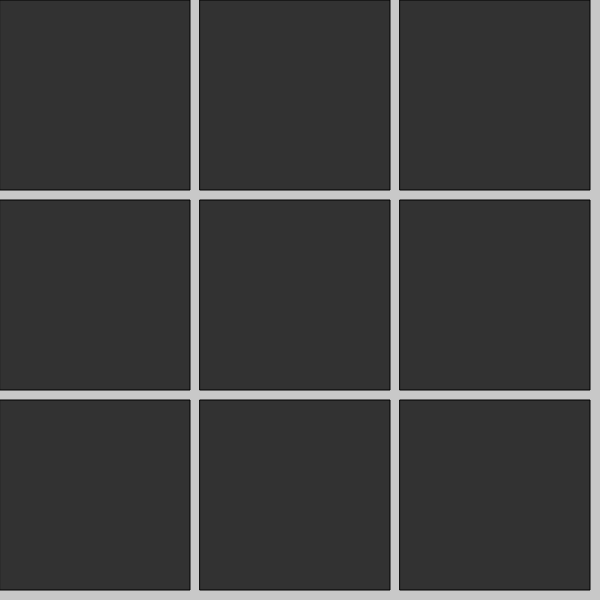
Frame 1 (no input)
Frame 60 (no input): identical to frame 1, image omitted
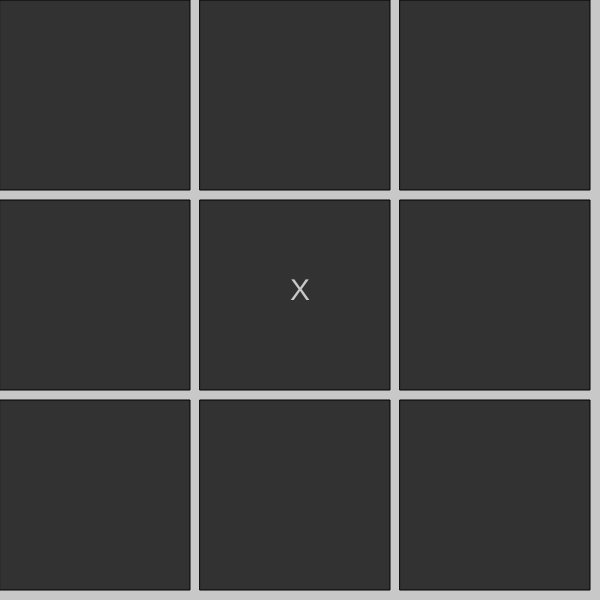
Frame 120 (the mouse pressed at the canvas centre since frame 60)

The p5.js sketch that drew these frames (run headless with seeded random() and noise() and a simulated clock; from frame 60 on, the mouse is pressed at the canvas centre):

// p5.js sketch
// ── sketch.js
const dimension=600;
const numTiles=3;
const lineLength=3;

var tiles=[];
var pressed=false;
var turn=true;
var blank;
var previous;
var winner=false
function setup() {
	createCanvas(dimension, dimension);
  for(var i=0;i<pow(numTiles,2);i++){
    tiles[i]=new tile(i);
  }
  previous=pow(numTiles,2);//allow an extra loop to check final move
}

function draw() {
  background(200);
  blank=0;
  tiles.forEach((tile)=>{
    tile.show();
    if(tile.val==""){
      blank++;
    }
    tile.check();
  });
  if(previous==0&&!winner){
    console.log("Stalemate");
    noLoop();
  }
  previous=blank
}

// ── tile.js
function tile(i){
  this.index=i;
  this.x=(this.index%numTiles);
  this.y=floor(this.index/numTiles);
  this.val="";
  this.show=function(){
    if(mouseIsPressed&&!pressed&&this.val==""){
      if(mouseX>=this.x*dimension/numTiles&&mouseX<(this.x+1)*dimension/numTiles&&mouseY>=this.y*dimension/numTiles&&mouseY<(this.y+1)*dimension/numTiles){
        pressed=true;
        this.val=turn?"X":"O";
        turn=!turn
      }
    }
    else if(!mouseIsPressed){
      pressed=false;
    }
    rectMode(CORNER);
    fill(50);
    rect((dimension/numTiles)*this.x,(dimension/numTiles)*this.y,.95*dimension/numTiles,.95*dimension/numTiles);
    fill(200);
    textAlign(CENTER);
    textSize(30*dimension/600);
    text(this.val,(dimension/numTiles)*this.x+.5*dimension/numTiles,(dimension/numTiles)*this.y+.5*dimension/numTiles);
  }
  this.check = function() {
		var match = 0;
		var complete = false;
		if (this.index % numTiles <= numTiles - lineLength) { //check Horizontal
			for (var i = this.index % numTiles; i < numTiles; i++) {
				if (tiles[this.y * numTiles + i].val == this.val && this.val != "" && tiles[this.y * numTiles + i].y == this.y) {
					match++;
				} else {
					i = numTiles;
				}
			}
			if (match >= lineLength) {
				complete = true;
			}
		}
		match = 0;
		if (floor(this.index / numTiles) <= numTiles - lineLength) { //check vertical
			for (var i = floor(this.index / numTiles); i < numTiles; i++) {
				if (tiles[this.x + i * numTiles].val == this.val && this.val != "" && tiles[this.x + i * numTiles].x == this.x) {
					match++;
				} else {
					i = numTiles;
				}
			}
			if (match >= lineLength) {
				complete = true;
			}
		}

		match = 0;
		var current = this.index;
		while (current < numTiles * numTiles) { //check y=-x
			if (tiles[current].val == this.val && this.val != "" && tiles[current].x >= this.x) {
				match++;
			} else {
				current = numTiles * numTiles;
			}
			current += numTiles + 1;
		}
		if (match >= lineLength) {
			complete = true;
		}
		match = 0;
		current = this.index;
		while (current >= 0) { //y=x
			if (tiles[current].val == this.val && this.val != "" && tiles[current].x >= this.x) {
				match++;
			} else {
				current = 0;
			}
			current -= numTiles - 1;
		}
		if (match >= lineLength) {
			complete = true;
		}
		if (complete) {
			console.log(this.val+" Wins");
      winner=true;
			noLoop();
		}
	}
}
